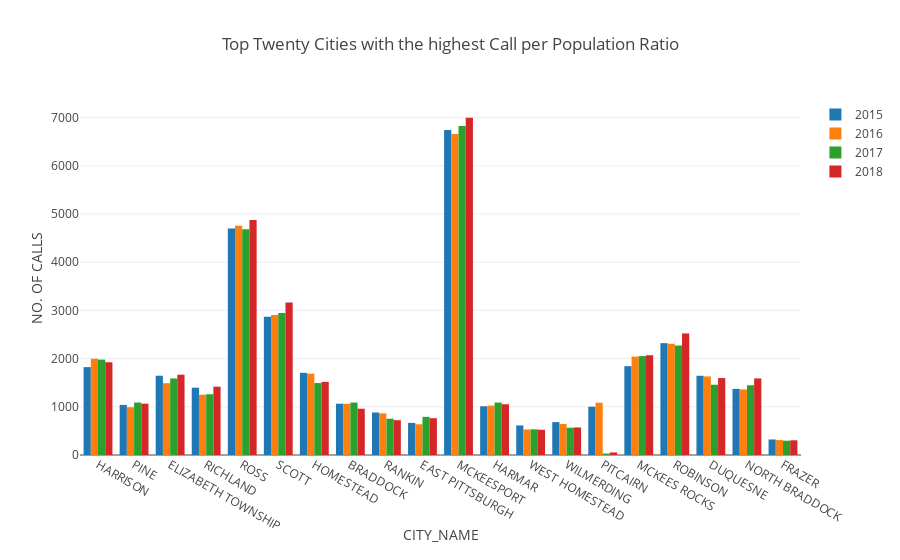

This figure's notebook cell:
### Code cell
fig = bar_plot(Top_20_df,y='NO. OF CALLS')
fig.update(generate_labels(title,xlabel,ylabel='NO. OF CALLS'))
iplot(fig)

### Figure 1 — Plotly figure (JSON) as saved in the notebook; plotly's stock layout.template omitted (floating-point values rounded to 4 significant figures)
{"data": [{"name": "2015", "type": "bar", "uid": "73b96784-eb25-4a40-9731-22fdac9c9e32", "x": ["HARRISON", "PINE", "ELIZABETH TOWNSHIP", "RICHLAND", "ROSS", "SCOTT", "HOMESTEAD", "BRADDOCK", "RANKIN", "EAST PITTSBURGH", "MCKEESPORT", "HARMAR", "WEST HOMESTEAD", "WILMERDING", "PITCAIRN", "MCKEES ROCKS", "ROBINSON", "DUQUESNE", "NORTH BRADDOCK", "FRAZER"], "y": [1823, 1039, 1645, 1397, 4700, 2866, 1705, 1064, 882, 666, 6742, 1011, 613, 682, 1002, 1843, 2321, 1644, 1372, 322]}, {"name": "2016", "type": "bar", "uid": "b3274220-e6af-4d6b-b306-0d6ddcbe0365", "x": ["HARRISON", "PINE", "ELIZABETH TOWNSHIP", "ROSS", "RICHLAND", "SCOTT", "HOMESTEAD", "BRADDOCK", "RANKIN", "EAST PITTSBURGH", "MCKEESPORT", "MCKEES ROCKS", "HARMAR", "PITCAIRN", "WILMERDING", "ROBINSON", "DUQUESNE", "NORTH BRADDOCK", "WEST HOMESTEAD", "FRAZER"], "y": [1995, 991, 1490, 4755, 1251, 2906, 1688, 1062, 864, 638, 6662, 2042, 1025, 1084, 645, 2307, 1630, 1360, 530, 310]}, {"name": "2017", "type": "bar", "uid": "69c5c818-7b50-4439-a506-b943f979d211", "x": ["HARRISON", "PINE", "ELIZABETH TOWNSHIP", "ROSS", "RICHLAND", "SCOTT", "BRADDOCK", "HOMESTEAD", "EAST PITTSBURGH", "RANKIN", "HARMAR", "MCKEESPORT", "MCKEES ROCKS", "NORTH BRADDOCK", "ROBINSON", "WEST HOMESTEAD", "WILMERDING", "DUQUESNE", "FRAZER", "PITCAIRN"], "y": [1979, 1088, 1588, 4686, 1261, 2946, 1088, 1493, 792, 752, 1088, 6827, 2052, 1447, 2270, 533, 566, 1458, 297, 30]}, {"name": "2018", "type": "bar", "uid": "114ab588-d246-4922-b63b-f9be70f4658f", "x": ["HARRISON", "PINE", "ELIZABETH TOWNSHIP", "RICHLAND", "ROSS", "SCOTT", "HOMESTEAD", "BRADDOCK", "EAST PITTSBURGH", "MCKEESPORT", "RANKIN", "MCKEES ROCKS", "HARMAR", "NORTH BRADDOCK", "ROBINSON", "DUQUESNE", "WEST HOMESTEAD", "FRAZER", "WILMERDING", "PITCAIRN"], "y": [1924, 1065, 1666, 1417, 4878, 3166, 1517, 960, 763, 6997, 722, 2071, 1053, 1589, 2522, 1596, 524, 305, 572, 53]}], "layout": {"title": {"text": "Top Twenty Cities with the highest Call per Population Ratio"}, "xaxis": {"automargin": true, "title": {"text": "CITY_NAME"}}, "yaxis": {"title": {"text": "NO. OF CALLS"}}}}
